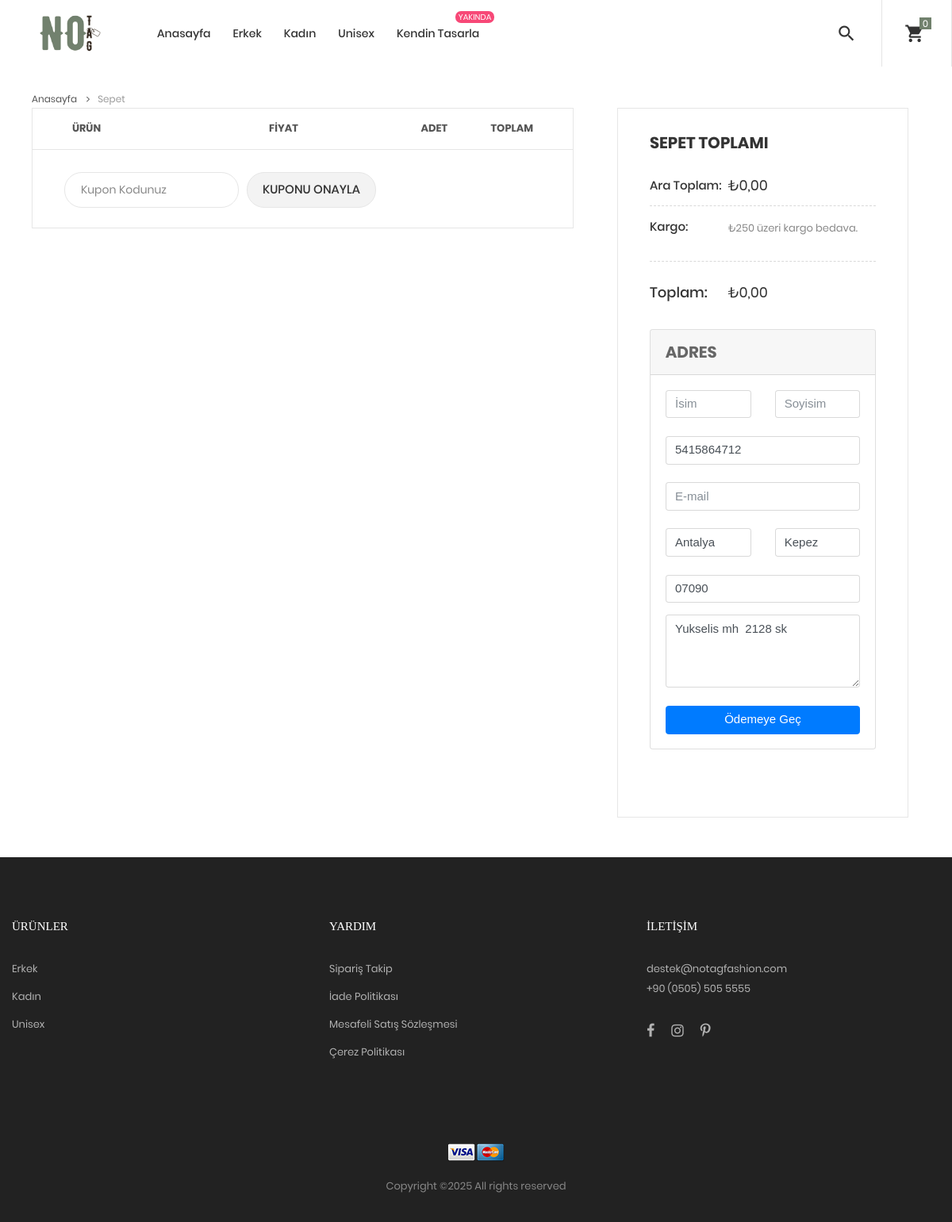
Page /sepet/ (signed in) on the earlier database version.
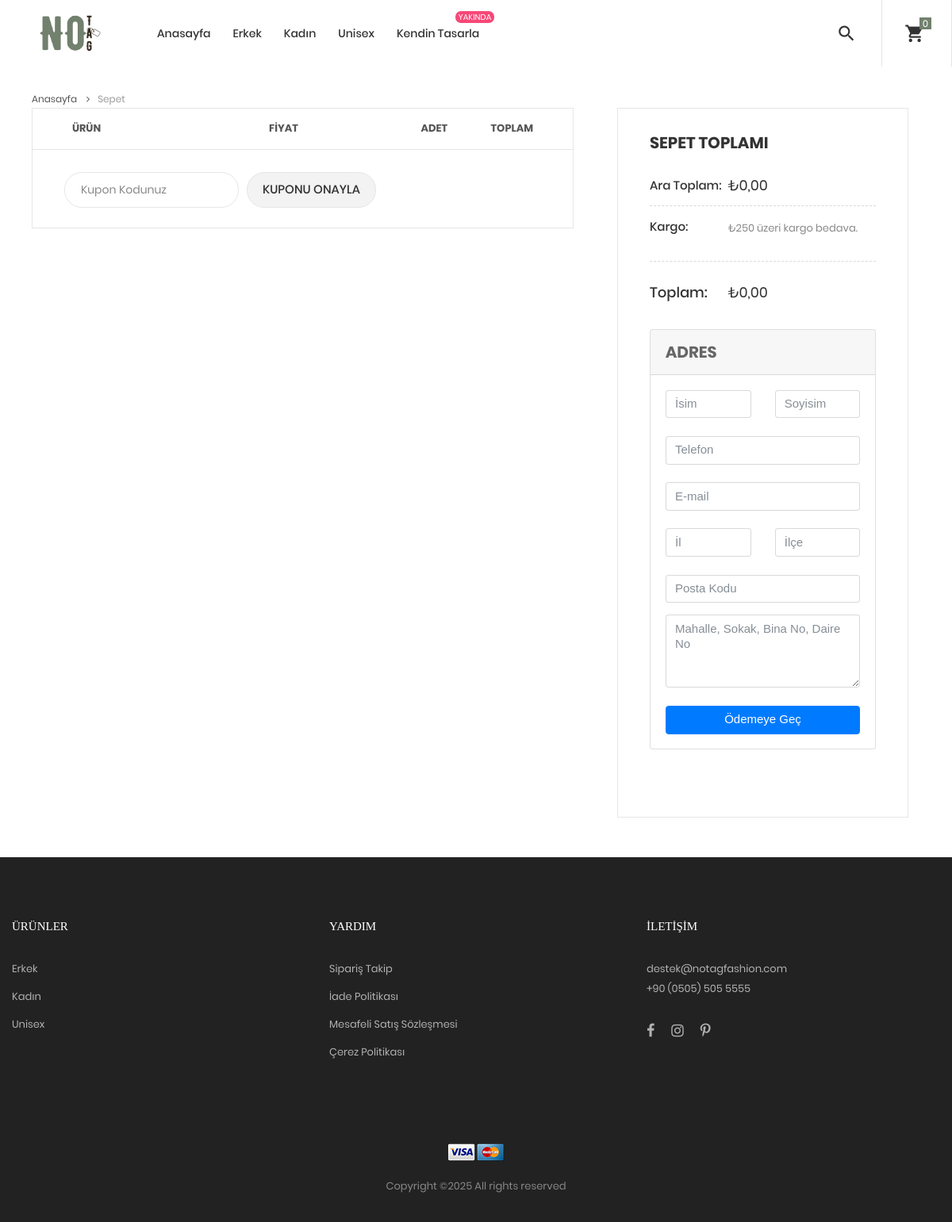
Same page on the later database version.
### order/models.py (models this page shows, shortened)
class Cart(models.Model):
    cart_id = models.CharField(max_length=250, blank=True)
    user = models.ForeignKey(CustomUser, on_delete=models.CASCADE, null=True, blank=True)
    date_added = models.DateField(auto_now_add=True)
    total = models.DecimalField(max_digits=10, decimal_places=2, default=0)
    class Meta:
        db_table = 'Cart'
        ordering = ['date_added']

class Adress(models.Model):
    address_id = models.CharField(max_length=250, blank=True)
    user = models.ForeignKey(CustomUser, on_delete=models.CASCADE, null=True, blank=True)
    first_name = models.CharField(max_length=50, blank=True, verbose_name="İsim")
    last_name = models.CharField(max_length=50, blank=True, verbose_name="Soyisim")
    email = models.EmailField(max_length=254, blank=True, verbose_name="E-Posta")
    phone = models.CharField(max_length=20, blank=True, verbose_name='Telefon')
    address = models.CharField(max_length=250, blank=True, verbose_name='Alıcı Adresi')
    city = models.CharField(max_length=250, blank=True, verbose_name='Alıcının İli')
    district = models.CharField(max_length=250, blank=True, verbose_name='Alıcının İlçesi')
    postCode = models.CharField(max_length=10, blank=True, verbose_name='Alıcı Posta Kodu')

### product/views.py (the view)
# urls.py: path('sepet/', cart_detail, name='cart_detail'),
def cart_detail(request, total=0, counter=0):
    try:
        if request.user.is_authenticated:
            adres = Adress.objects.get(user=request.user)
        else:
            adres = Adress.objects.get(address_id = request.session.session_key)
    except:
        adres = None
    cart = None
    cart_items = []
    if request.user.is_authenticated:
        cart, created = Cart.objects.get_or_create(user=request.user)
    else:
        session_key = request.session.session_key
        if not session_key:
            request.session.create()
            session_key = request.session.session_key
        cart, created = Cart.objects.get_or_create(cart_id=session_key, defaults={"user": None})
    if cart:
        cart_items = CartItem.objects.filter(cart=cart, active=True)
    return render(request, 'cart.html', {
        'cart_items': cart_items,
        'adres': adres
    })

### ecommerce/context_data/nav_context.py (called while the page is built)
def menu_links(request):
    cart = None
    cart_items = []
    if request.user.is_authenticated:
        cart, created = Cart.objects.get_or_create(user=request.user)
    else:
        session_key = request.session.session_key
        if not session_key:
            request.session.create()
            session_key = request.session.session_key
        cart, created = Cart.objects.get_or_create(cart_id=session_key)
    if cart:
        cart_items = CartItem.objects.filter(cart=cart, active=True)
    return {
        'parent_categories': ParentCategory.objects.only('id', 'name'),
        'categories': Category.objects.only('id', 'name', 'parent_categories'),
        'cart': cart,
        'cart_items': cart_items,
    }

### templates/cart.html (shortened to what the changed rows need)
{% extends "base/base.html" %}
{% block content %}
<div class="container">
    <div class="row">
        <div class="col-lg-10 col-xl-7 m-lr-auto m-b-50">
            <div class="m-l-25 m-r--38 m-lr-0-xl">
                <div class="wrap-table-shopping-cart">
                    <table class="table-shopping-cart">
                        <tr class="table_head">
                            <th class="column-1">Ürün</th>
                            <th class="column-2"></th>
                            <th class="column-3">Fiyat</th>
                            <th class="column-4">Adet</th>
                            <th class="column-5">Toplam</th>
                        </tr>
                    </table>
                </div>
            </div>
        </div>
        <div class="col-sm-10 col-lg-7 col-xl-5 m-lr-auto m-b-50">
            <div class="bor10 p-lr-40 p-t-30 p-b-40 m-l-63 m-r-40 m-lr-0-xl p-lr-15-sm">
                <div class="flex-w flex-t bor12 p-b-13">
                    <div class="size-209">
                        <span class="mtext-110 cl2">
                            ₺{{cart.total}}
                        </span>
                    </div>
                </div>
                <div class="flex-w flex-t p-t-27 p-b-33">
                    <div class="size-209 p-t-1">
                        <span class="mtext-110 cl2">
                            ₺{{cart.total}}
                        </span>
                    </div>
                </div>
                <div class="row">
                    <div class="col-md-12 mb-4">
                        <div class="card mb-4">
                            <form id="adresForm" method="POST" action="{% url 'save_address' %}">
                                <div class="card-body">
                                    <div data-mdb-input-init class="form-outline mb-4">
                                        <input name="phone" type="tel" id="telefon" class="form-control" pattern="[0-9]{10}"
                                               value="{% if adres %}{{ adres.phone }}{% endif %}" placeholder="Telefon" required />
                                    </div>
                                    <div class="row mb-4">
                                        <div class="col">
                                            <div data-mdb-input-init class="form-outline">
                                                <input type="text" id="il" class="form-control" name="city"
                                                       value="{% if adres %}{{ adres.city }}{% endif %}" placeholder="İl"  required/>
                                            </div>
                                        </div>
                                        <div class="col">
                                            <div data-mdb-input-init class="form-outline">
                                                <input type="text" id="ilce" class="form-control" name="district"
                                                       value="{% if adres %}{{ adres.district }}{% endif %}" placeholder="İlçe" required />
                                            </div>
                                        </div>
                                    </div>
                                    <div data-mdb-input-init class="form-outline">
                                        <input type="text" id="postaKodu" class="form-control mb-3" name="post_code"
                                               value="{% if adres %}{{ adres.postCode }}{% endif %}" placeholder="Posta Kodu" required />
                                    </div>
                                    <div data-mdb-input-init class="form-outline mb-4">
                                        <textarea class="form-control" id="adres" name="address" rows="4" placeholder="Mahalle, Sokak, Bina No, Daire No">{% if adres %}{{ adres.address }}{% endif %}</textarea>
                                    </div>
                                </div>
                            </form>
                        </div>
                    </div>
                </div>
            </div>
        </div>
    </div>
</div>
{% endblock content %}

Differences in the rows shown:
removed Adress: phone "5415864712", city "Antalya", district "Kepez", post_code "07090", address "Yukselis mh 2128 sk"
